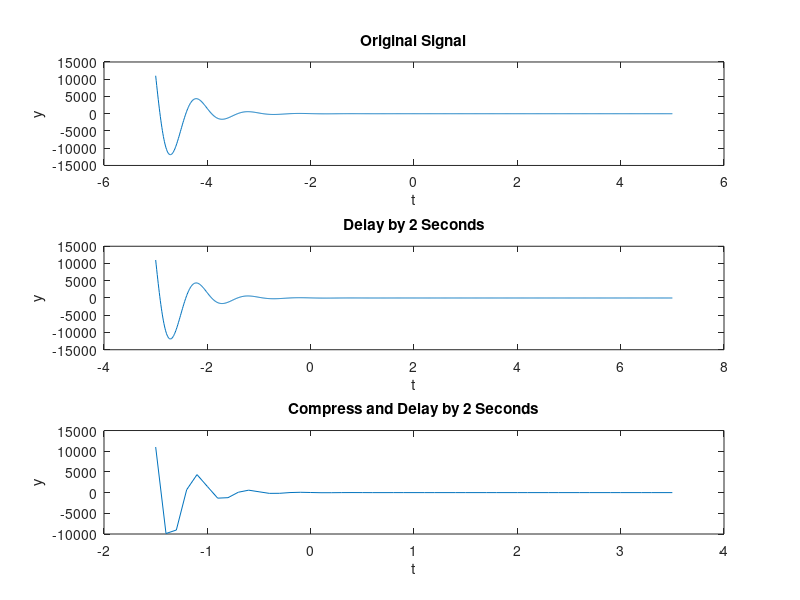

Write the MATLAB code that produced this figure.
clc;
clear;
t = -5:0.01:5;
w = 1;

subplot(3,1,1);
y=exp(-2*t).*cos(2*pi*w*t+pi/3);
plot(t,y);
xlabel('t');
ylabel('y');
title('Original Signal');

subplot(3,1,2);
t=-3:0.01:7;
y=exp(-2*(t-2)).*cos(2*pi*w*(t-2)+pi/3);
plot(t,y);
xlabel('t');
ylabel('y');
title('Delay by 2 Seconds');


subplot(3,1,3);
t=-1.5:0.1:3.5;
y=exp(-2*(2*t-2)).*cos(2*pi*w*(2*t-2)+pi/3);
plot(t,y);
xlabel('t');
ylabel('y');
title('Compress and Delay by 2 Seconds');